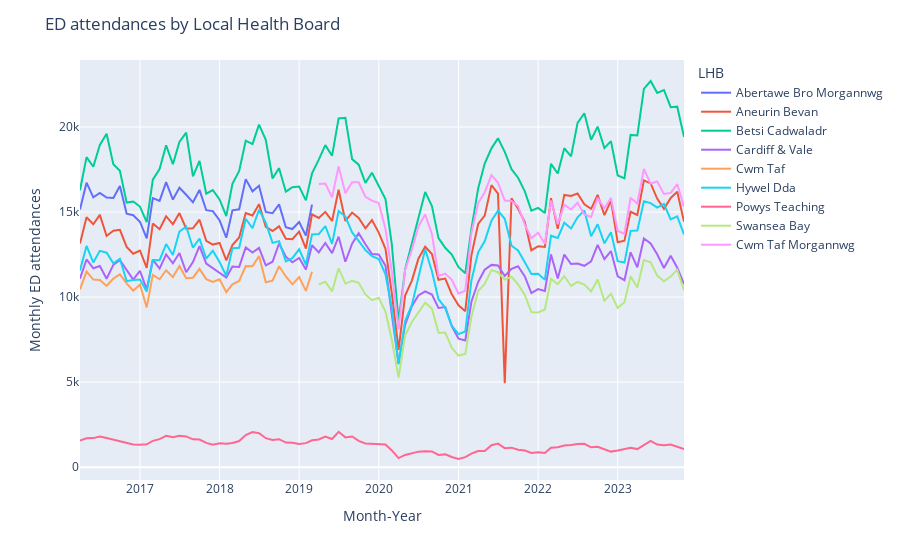

The notebook cell saved with this chart:
### Code cell
## aggregate the data by year
ED_wales_data_cln_LHB = ED_wales_data_cln.groupby(['Date_ItemName_ENG','LHB'])['Data'].sum().reset_index()

## create the interactive time plot
fig = px.line(
    ED_wales_data_cln_LHB.sort_values(by='Date_ItemName_ENG'),
    x='Date_ItemName_ENG', 
    y='Data',
    color= 'LHB')
fig.update_layout(
    title="ED attendances by Local Health Board", 
    xaxis_title="Month-Year", 
    yaxis_title="Monthly ED attendances")
fig.show()

## create the static plot
sns.lineplot(
    x="Date_ItemName_ENG", 
    y="Data", 
    hue = "LHB",
    data=ED_wales_data_cln_LHB).set(
        title="ED attendances by Local Health Board", 
        xlabel="Month-Year", 
        ylabel="Monthly ED attendances")

plt.legend(bbox_to_anchor=(1.05, 1), loc="upper left")
plt.show()
